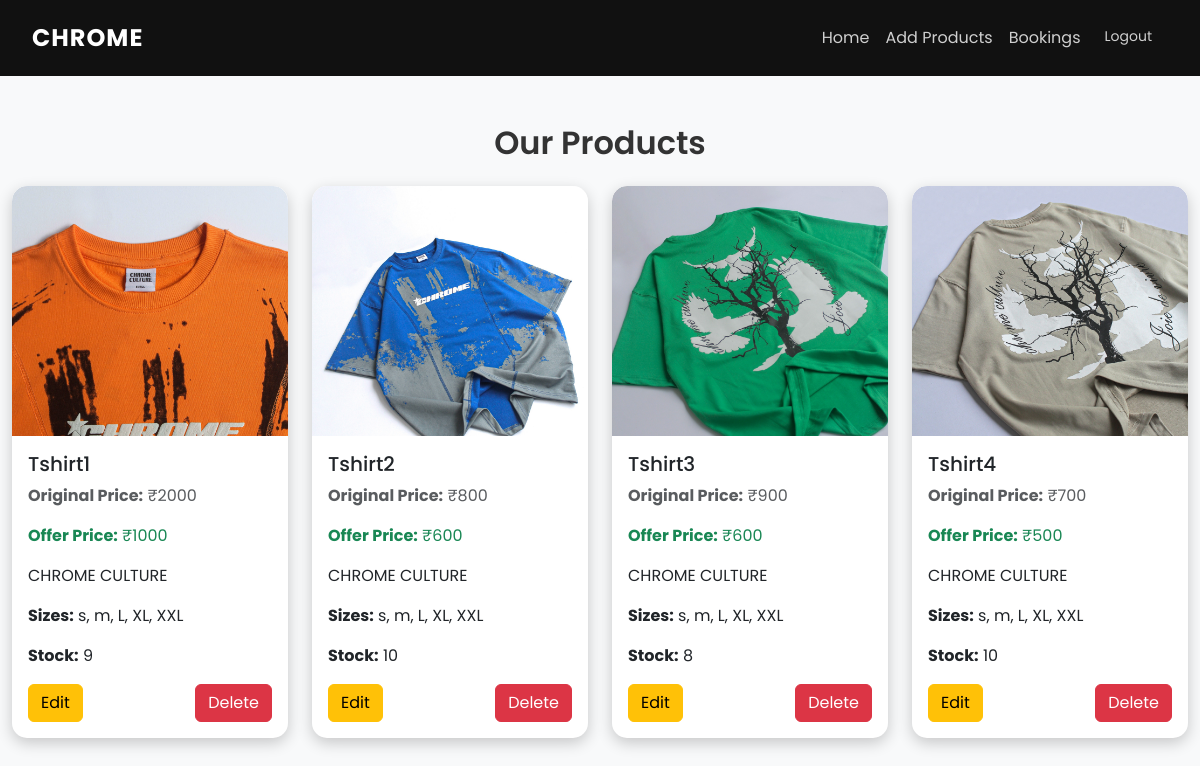
Before: /home/ (signed in) with the older database file.
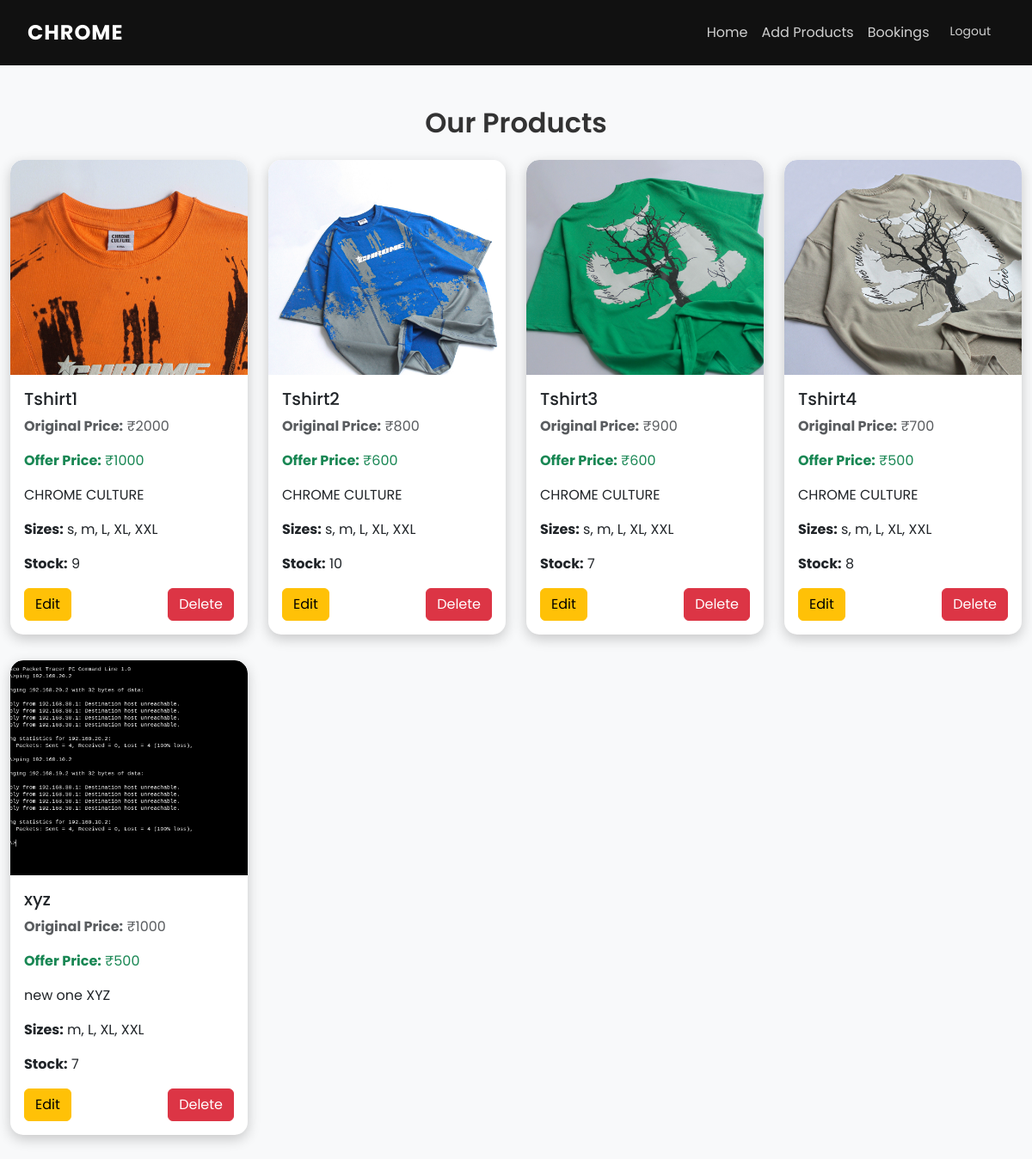
After: the same page with the newer database file.
### app/models.py (models this page shows, shortened)
class Product(models.Model):
    pro_id=models.TextField()
    name=models.TextField()
    base_price=models.IntegerField()
    offer_price=models.IntegerField()
    img=models.FileField()
    dis=models.TextField()
    sizes = models.ManyToManyField(Size)  # Allow multiple size selection
    quantity = models.PositiveIntegerField(default=0)

class Size(models.Model):
    name = models.CharField(max_length=10)  # Small, Medium, Large
    stock = models.PositiveIntegerField(default=0)

### app/views.py (the view)
# urls.py: path('home/',views.home,name='home'),
def home(req):
    if 'chrome' in req.session:
        data=Product.objects.all()
        return render(req,'shop/home.html',{'data':data})
    else:
        return redirect(chrome_login)

### templates/shop/home.html (shortened to what this page needs)
<!DOCTYPE html>
<html lang="en">
<head>
    {% load static %}
    <link href="https://cdn.jsdelivr.net/npm/bootstrap@5.3.3/dist/css/bootstrap.min.css" rel="stylesheet">
</head>
<body>
    <nav class="navbar navbar-expand-lg navbar-dark">
        <div class="container">
            <a class="navbar-brand" href="#">CHROME</a>
            <div class="collapse navbar-collapse" id="navbarNav">
                <ul class="navbar-nav ms-auto">
                    <li class="nav-item"><a class="nav-link" href="{% url 'home' %}">Home</a></li>
                    <li class="nav-item"><a class="nav-link" href="{% url 'add_prod' %}">Add Products</a></li>
                    <li class="nav-item"><a class="nav-link" href="{% url 'bookings' %}">Bookings</a></li>
                    <li class="nav-item">
                        <a class="nav-link btn btn-danger text-white px-3" href="{% url 'chrome_logout' %}" onclick="return confirmLogout()">Logout</a>
                    </li>
                </ul>
            </div>
        </div>
    </nav>
    <div class="container my-5">
        <h2 class="text-center mb-4">Our Products</h2>
        <div class="row">
            {% for product in data %}
            <div class="col-md-4 col-lg-3">
                <div class="card">
                    <img class="card-img-top" src="{{ product.img.url }}" alt="Product Image"
                        onerror="this.src='{% static 'default.jpg' %}'">
                    <div class="card-body">
                        <h5 class="card-title">{{ product.name }}</h5>
                        <p class="text-muted"><strong>Original Price:</strong> ₹{{ product.base_price }}</p>
                        <p class="text-success"><strong>Offer Price:</strong> ₹{{ product.offer_price }}</p>
                        <p class="card-text">{{ product.dis }}</p>
                        <p><strong>Sizes:</strong>
                            {% for size in product.sizes.all %} {{ size.name }}{% if not forloop.last %}, {% endif %}
                            {% empty %} No sizes available {% endfor %}
                        </p>
                        <p><strong>Stock:</strong> {{ product.quantity }}</p>
                        <div class="d-flex justify-content-between">
                            <a href="{% url 'edit' product.pk %}" class="btn btn-warning">Edit</a>
                            <a href="{% url 'delete' product.pk %}" class="btn btn-danger" onclick="return confirmDelete()">Delete</a>
                        </div>
                    </div>
                </div>
            </div>
            {% empty %}
                <p class="text-center">No products available.</p>
            {% endfor %}
        </div>
    </div>
</body>
</html>

### templates/shop/home.html (style rules this page uses)
body { background-color: #f8f9fa; font-family: 'Poppins', sans-serif; }
.navbar { background-color: #111; padding: 15px 20px; }
.navbar-brand { font-size: 24px; font-weight: bold; letter-spacing: 1px; color: #fff !important; }
.navbar-nav .nav-link { color: rgba(255, 255, 255, 0.8) !important; font-size: 16px; transition: color 0.3s ease-in-out; }
.navbar-nav .btn-danger { border-radius: 20px; font-size: 14px; }
.container { max-width: 1200px; }
h2 { font-weight: 600; color: #333; margin-top: 30px; }
.card { border: none; border-radius: 15px; overflow: hidden; box-shadow: 0 5px 15px rgba(0, 0, 0, 0.2); transition: all 0.3s ease-in-out; background-color: #fff; margin-bottom: 30px; }
.card-img-top { height: 250px; object-fit: cover; border-top-left-radius: 15px; border-top-right-radius: 15px; transition: transform 0.3s ease-in-out; }
.btn { transition: all 0.3s ease-in-out; }

Changed rows visible on the page:
changed Product "Tshirt3": quantity "8" → "7"
changed Product "Tshirt4": quantity "10" → "8"
added Product: img (picture), name "xyz", base_price "1000", offer_price "500", dis "new one XYZ", quantity "7", Size (name "m"), Size (name "L"), Size (name "XL"), Size (name "XXL")
